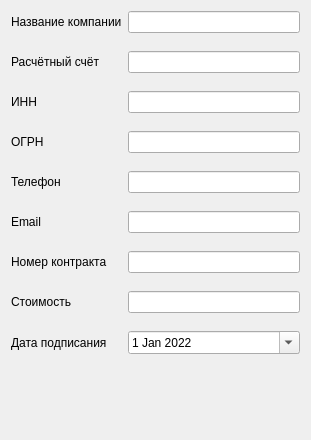
<?xml version="1.0" encoding="UTF-8"?>
<ui version="4.0">
 <class>SideClientWidget</class>
 <widget class="QWidget" name="SideClientWidget">
  <property name="geometry">
   <rect>
    <x>0</x>
    <y>0</y>
    <width>311</width>
    <height>440</height>
   </rect>
  </property>
  <property name="windowTitle">
   <string>Form</string>
  </property>
  <layout class="QFormLayout" name="formLayout">
   <property name="verticalSpacing">
    <number>18</number>
   </property>
   <item row="0" column="0">
    <widget class="QLabel" name="label">
     <property name="text">
      <string>Название компании</string>
     </property>
    </widget>
   </item>
   <item row="0" column="1">
    <widget class="QLineEdit" name="compname"/>
   </item>
   <item row="1" column="0">
    <widget class="QLabel" name="label_2">
     <property name="text">
      <string>Расчётный счёт</string>
     </property>
    </widget>
   </item>
   <item row="1" column="1">
    <widget class="QLineEdit" name="account"/>
   </item>
   <item row="2" column="0">
    <widget class="QLabel" name="label_4">
     <property name="text">
      <string>ИНН</string>
     </property>
    </widget>
   </item>
   <item row="2" column="1">
    <widget class="QLineEdit" name="inn"/>
   </item>
   <item row="3" column="0">
    <widget class="QLabel" name="label_5">
     <property name="text">
      <string>ОГРН</string>
     </property>
    </widget>
   </item>
   <item row="3" column="1">
    <widget class="QLineEdit" name="ogrn"/>
   </item>
   <item row="4" column="0">
    <widget class="QLabel" name="lphone">
     <property name="text">
      <string>Телефон</string>
     </property>
    </widget>
   </item>
   <item row="4" column="1">
    <widget class="QLineEdit" name="phone">
     <property name="autoFillBackground">
      <bool>false</bool>
     </property>
     <property name="inputMask">
      <string notr="true"/>
     </property>
     <property name="text">
      <string/>
     </property>
    </widget>
   </item>
   <item row="5" column="0">
    <widget class="QLabel" name="lemail">
     <property name="text">
      <string>Email</string>
     </property>
    </widget>
   </item>
   <item row="5" column="1">
    <widget class="QLineEdit" name="email">
     <property name="autoFillBackground">
      <bool>false</bool>
     </property>
    </widget>
   </item>
   <item row="6" column="0">
    <widget class="QLabel" name="label_6">
     <property name="text">
      <string>Номер контракта</string>
     </property>
    </widget>
   </item>
   <item row="6" column="1">
    <widget class="QLineEdit" name="contract_number"/>
   </item>
   <item row="7" column="0">
    <widget class="QLabel" name="label_7">
     <property name="text">
      <string>Стоимость</string>
     </property>
    </widget>
   </item>
   <item row="7" column="1">
    <widget class="QLineEdit" name="cost_edit"/>
   </item>
   <item row="8" column="0">
    <widget class="QLabel" name="label_3">
     <property name="text">
      <string>Дата подписания</string>
     </property>
    </widget>
   </item>
   <item row="8" column="1">
    <widget class="QDateEdit" name="sign_date">
     <property name="calendarPopup">
      <bool>true</bool>
     </property>
     <property name="date">
      <date>
       <year>2022</year>
       <month>1</month>
       <day>1</day>
      </date>
     </property>
    </widget>
   </item>
  </layout>
 </widget>
 <resources/>
 <connections/>
</ui>
